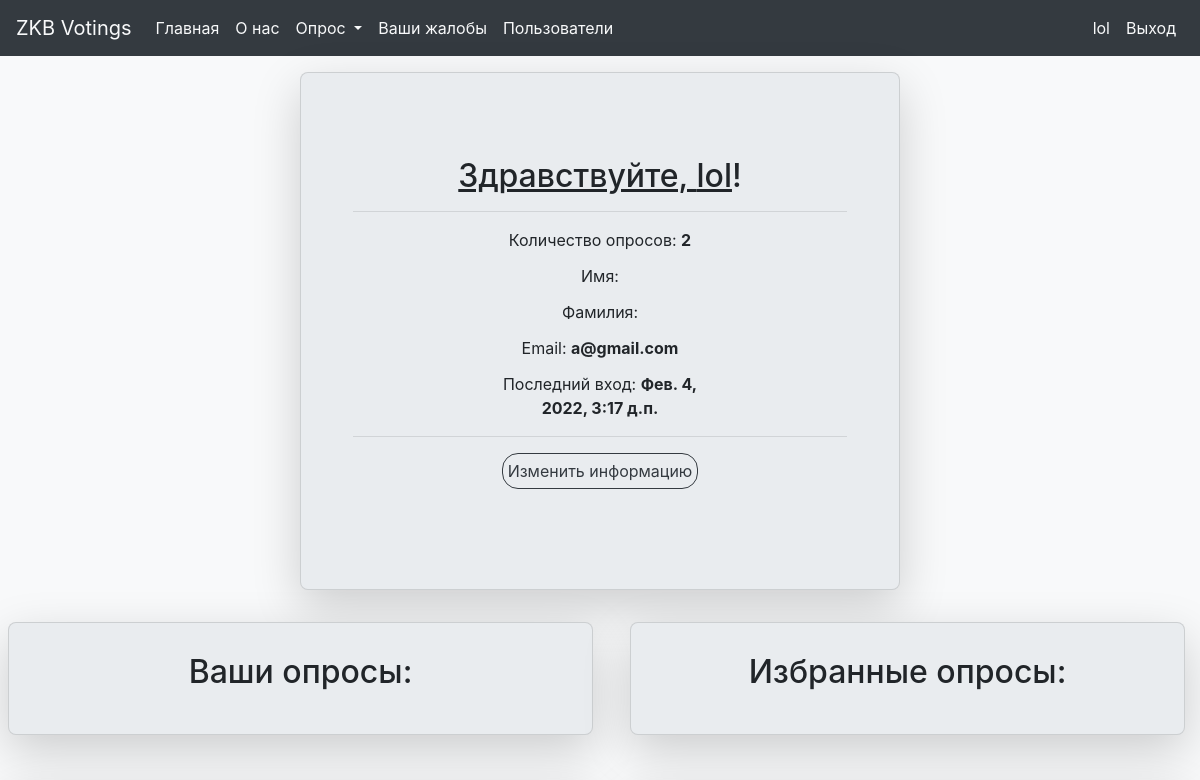
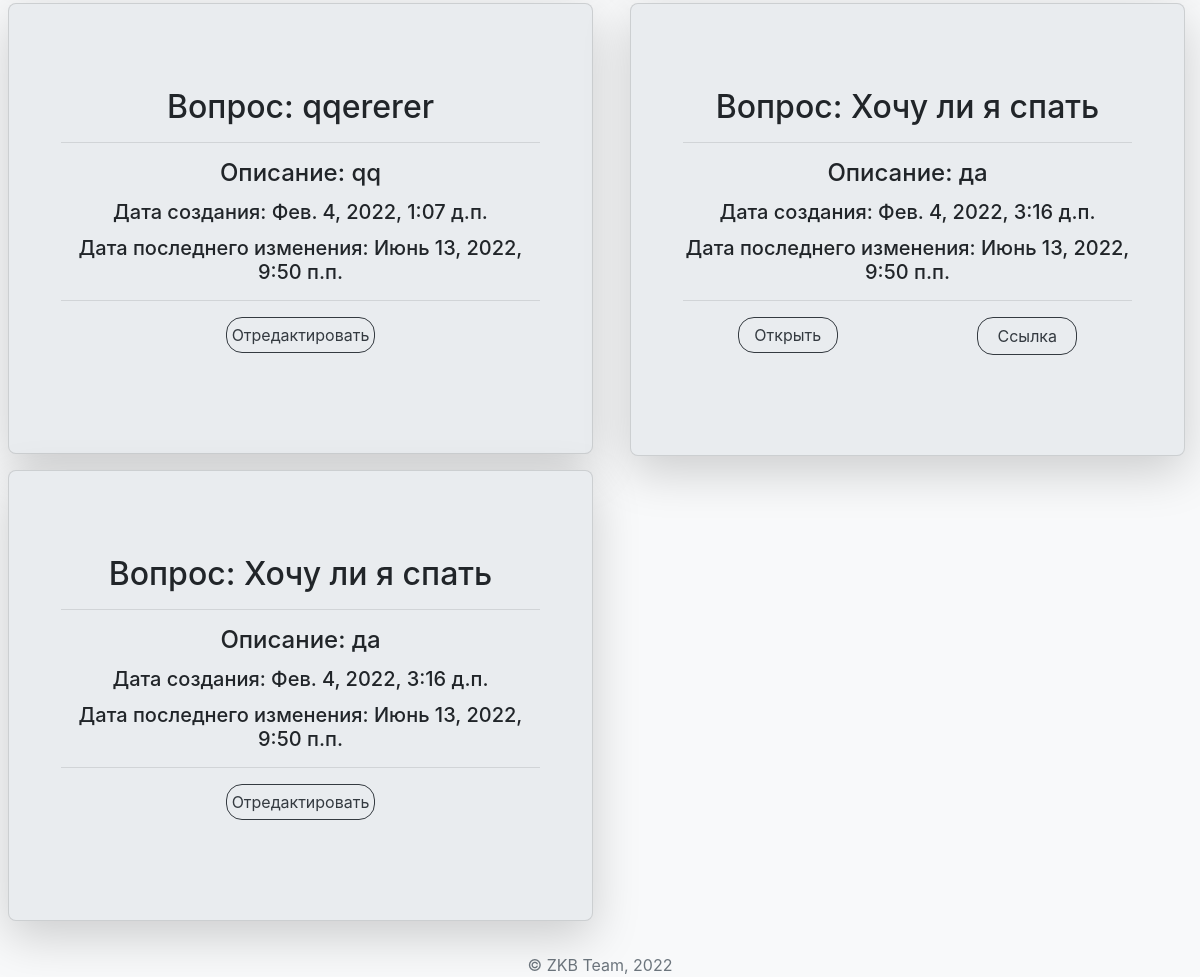
Screenshot of /profile/ (signed in) with the database file from the repository (2 pictures, top to bottom).
### simple_voting/models.py (models this page shows, shortened)
class Voting(models.Model):
    question = models.CharField(max_length=255)
    author = models.ForeignKey(to=User, null=False, on_delete=models.CASCADE)
    description = models.CharField(max_length=255, default=None)
    created = models.DateTimeField(auto_now_add=True)
    updated = models.DateTimeField(auto_now=True)
    single = models.BooleanField(default=False)
    like_count = models.IntegerField(default=0)

class Like(models.Model):
    voting = models.ForeignKey(to=Voting, on_delete=models.CASCADE)
    author = models.ForeignKey(to=User, on_delete=models.CASCADE, null=False)
    created = models.DateTimeField(auto_now_add=True)

### simple_voting/views.py (the view)
# urls.py: path('profile/', profile),
@login_required()
def profile(request):
    clear_session(request)
    context = {}
    voting_items = Voting.objects.filter(author_id=User.objects.get(id=request.user.id))
    likes = Like.objects.filter(author_id=User.objects.get(id=request.user.id))
    context['voting_items'] = voting_items
    context['user'] = User.objects.get(id=request.user.id)
    context['likes'] = likes
    context['votes_count'] = voting_items.count()
    current_user = User.objects.get(id=request.user.id)
    if UserPhoto.objects.filter(user=current_user):
        context['photo'] = UserPhoto.objects.get(user=current_user).img
    else:
        context['photo'] = 'profile/profile_icon.png'
    if request.method == 'POST':
        if request.POST.get('id_advanced'):
            return redirect('/like_comment?voting={}'.format(request.POST.get('id_advanced')))
        if request.POST.get('link'):
            return redirect('/vote?voting={}'.format(request.POST.get('link')))
    return render(request, 'profile/profile.html', context)

### simple_voting/views.py (called while the page is built)
def clear_session(request):
    if request.session.get('id_voting', None):
        del request.session['id_voting']
    if request.session.get('id_user', None):
        del request.session['id_user']

### simple_voting/templates/profile/profile.html (shortened to what this page needs)
{% extends 'main/base.html' %}
{% block content %}
<main>
    <div class="card jumbotron mt-3 mb-3 shadow-lg" style="width: 50%; margin: 0 auto; border-radius: 8px">
        <div class="card-body">
            <h2 class="card-title text-center"><u>Здравствуйте, {{ user.username }}</u>!</h2>
            <hr>
          <div class="col-xs-1" align="center">
                <div class="col-xl-6">
                    <p class="card-title text-center">Количество опросов: <span class="font-weight-bold">{{ votes_count }}</span></p>
                    <p class="card-title text-center">Имя: </p>
                    <p class="card-title text-center">Фамилия: </p>
                    <p class="card-title text-center">Email: <span class="font-weight-bold">{{ user.email }}</span></p>
                    <p class="card-title text-center">Последний вход: <span class="font-weight-bold">{{ user.last_login }}</span></p>
                </div>
          </div>
            <hr>
            <div class="row ">
                <div class="col-12 ">
                    <form class="form-group" action='/change_info/' method="POST" style="text-align: center">
                        <button type="submit" name="id" class="btn btn-outline-dark" style=" border-radius: 16px; min-width: 100px; padding: 5px">Изменить информацию
                        </button>
                    </form>
                </div>
            </div>
        </div>
    </div>
    <div class="row">
        <div class="col-6 mb-3 text-center" style="margin: auto">
            <div class="card jumbotron mt-3 mb-3 shadow-lg ml-2 " style="width: 100%; margin: auto; border-radius: 8px; padding-top: 10px; padding-bottom: 10px;">
                <div class="card-body">
                    <h2 class="card-title text-center">Ваши опросы:</h2>
                </div>
            </div>
        </div>
        <div class="col-6 mb-3">
            <div class="col-12 mb-3 text-center" style=" margin: auto;">
                <div class="card jumbotron mt-3 mb-3 shadow-lg mr-2" style="width: 100%; margin: auto; border-radius: 8px; padding-top: 10px; padding-bottom: 10px;">
                    <div class="card-body">
                        <h2 class="card-title text-center">Избранные опросы:</h2>
                    </div>
                </div>
            </div>
        </div>
    </div>
    <div class="row">
        <div class="col-6 mb-3 text-center" style="margin: 0 auto">
            {% for voting in voting_items %}
            <div class="card jumbotron mt-3 mb-3 shadow-lg ml-2 " style="width: 100%; margin: 0 auto; border-radius: 8px">
                <div class="card-body">
                    <h2 class="card-title text-center">Вопрос: {{voting.question}}</h2>
                    <hr>
                    <h4 class="card-title text-center">Описание: {{voting.description}}</h4>
                    <h5 class="card-title text-center">Дата создания: {{voting.created}}</h5>
                    <h5 class="card-title text-center">Дата последнего изменения: {{voting.updated}}</h5>
                    <hr>
                    <form class="form-group" action='../edit_voting/' method="POST" style="text-align: center">
                        <input type="submit" class="btn btn-outline-dark btn-md" name="{{ voting.id }}" value="Отредактировать"
                               style=" border-radius: 16px; min-width: 100px; padding: 5px"/>
                    </form>
                </div>
            </div>
            {% endfor %}
        </div>
        <div class="col-6 mb-3">
            <div class="col-12 mb-3 text-center" style=" margin: 0 auto;">
                {% for like in likes %}
                <div class="card jumbotron mt-3 mb-3 shadow-lg mr-2" style="width: 100%; margin: 0 auto; border-radius: 8px">
                    <div class="card-body">
                        <h2 class="card-title text-center">Вопрос: {{like.voting.question}}</h2>
                        <hr>
                        <h4 class="card-title text-center">Описание: {{like.voting.description}}</h4>
                        <h5 class="card-title text-center">Дата создания: {{like.voting.created}}</h5>
                        <h5 class="card-title text-center">Дата последнего изменения: {{like.voting.updated}}</h5>
                        <hr>
                        <form class="form-group" action='/profile/' method="POST" style="text-align: center">
                            <div class="row">
                                <div class="col-6">
                                    <button type="submit" class="btn btn-outline-dark btn-md" name="id_advanced"
                                            value="{{like.voting.id }}"
                                            style="width: 25%; border-radius: 16px; min-width: 100px; padding: 5px">Открыть
                                    </button>
                                </div>
                                <div class="col-6">
                                    <button type="submit" class="btn btn-outline-dark btn-md" name="link"
                                            value="{{like.voting.id }}"
                                            style="width: 25%; border-radius: 16px; min-width: 100px">Ссылка
                                    </button>
                                </div>
                            </div>
                        </form>
                    </div>
                </div>
                {% endfor %}
            </div>
        </div>
    </div>
</main>
{% endblock %}

### simple_voting/templates/main/menu.html (shortened to what this page needs)
<nav class="navbar navbar-expand-lg navbar-light bg-dark">
  <a class="navbar-brand text-light" href="/">ZKB Votings</a>
  <div class="collapse navbar-collapse" id="navbarSupportedContent">
    <ul class="navbar-nav mr-auto">
      <li class="nav-item active">
        <a class="nav-link text-light" href="/">Главная <span class="sr-only">(current)</span></a>
      </li>
      <li class="nav-item">
        <a class="nav-link text-light" href="/about_us">О нас</a>
      </li>
      <li class="nav-item dropdown">
        <a class="nav-link dropdown-toggle text-light" href="#" id="navbarDropdown" role="button" data-toggle="dropdown" aria-haspopup="true" aria-expanded="false">
          Опрос
        </a>
      </li>
      <li class="nav-item">
        <a class="nav-link text-light" href="/complain">Ваши жалобы</a>
      </li>
      <li class="nav-item">
        <a class="nav-link text-light" href="/other_users_review">Пользователи</a>
      </li>
    </ul>
  </div>
  <div>
    <ul class="navbar-nav mr-auto">
      {% if user.is_authenticated %}
        <li class="nav-item">
          <a class="nav-link text-light" href="/profile">{{ user }}</a>
        </li>
        <li class="nav-item">
          <a class="nav-link text-light" href="/logout">Выход</a>
        </li>
      {% endif %}
    </ul>
  </div>
</nav>

### rows the page displays
Voting: question "qqererer", description "qq", created "Фев. 4, 2022, 1:07 д.п.", updated "Июнь 13, 2022, 9:50 п.п."
Voting: question "Хочу ли я спать", description "да", created "Фев. 4, 2022, 3:16 д.п.", updated "Июнь 13, 2022, 9:50 п.п."
Like: voting.question "Хочу ли я спать", voting.description "да", voting.created "Фев. 4, 2022, 3:16 д.п.", voting.updated "Июнь 13, 2022, 9:50 п.п."

### other values shown
{{ user }} "lol"
{{ user.username }} "lol"
{{ votes_count }} "2"
{{ user.email }} "a@gmail.com"
{{ user.last_login }} "Фев. 4, 2022, 3:17 д.п."
